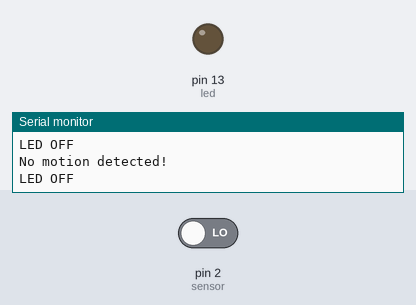
A sketch run on a simulated Arduino Uno, built with avr-gcc and run on an emulated ATmega328P. Parts: output pins drawn as LEDs (lit = HIGH), the last lines printed to the serial monitor. The test bench sets the inputs (shaded band); at power-on: pin 2 (sensor) LOW.

Above: at 1.8 s.
1.9 s: pin 2 (sensor) driven HIGH
At 2.8 s:
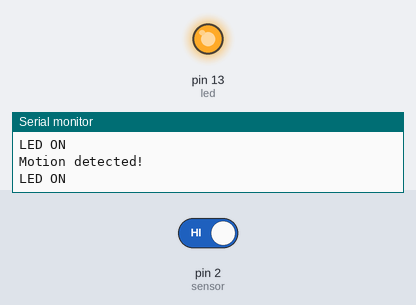
3.5 s: pin 2 (sensor) driven LOW
At 4.0 s:
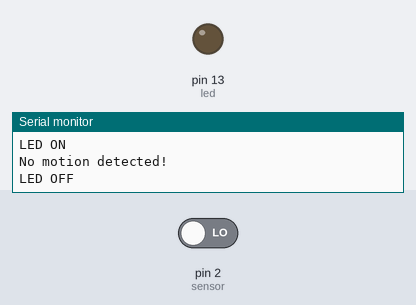
Timing chart, 0 to 6.5 s (numbered marks = the images above; inputs shaded):
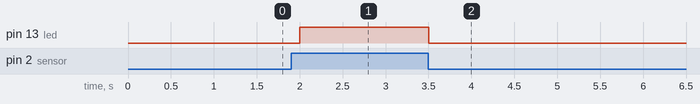

Measured:
- after the input at 1.9 s, pin 13 (led): LOW → HIGH after 0.10 s
- after the input at 3.5 s, pin 13 (led): HIGH → LOW at once

The sketch:

Task1.1P.ino
```cpp
/*
    Arduino with PIR motion sensor and LED
    Sense-Think-Act System
*/

int led = LED_BUILTIN;       // The pin for the LED
int sensor = 2;              // The pin for the PIR motion sensor
int motionFlag = LOW;        // System status (motion detected or not)
int sensorValue = 0;         // To store the sensor reading

void setup() {
  pinMode(led, OUTPUT);      // Set LED pin as output
  pinMode(sensor, INPUT);    // Set PIR sensor pin as input
  Serial.begin(9600);        // Initialize Serial for monitoring
}

void loop(){
  // Sense: Read sensor value
  sensorValue = digitalRead(sensor);

  // Think: Update motion flag based on sensor value
  if (sensorValue == HIGH) {           // If motion is detected
    motionFlag = HIGH;
    Serial.println("Motion detected!");  // Print status to Serial
  }
  else {                               // If no motion is detected
    motionFlag = LOW;
    Serial.println("No motion detected!");  // Print status to Serial
  }

  // Act: Turn LED on/off based on motionFlag
  if (motionFlag == HIGH) {
    digitalWrite(led, HIGH);   // Turn LED ON
    Serial.println("LED ON");  // Print actuator status to Serial
  }
  else {
    digitalWrite(led, LOW);    // Turn LED OFF
    Serial.println("LED OFF"); // Print actuator status to Serial
  }

  delay(500);  // Wait for 500ms before next loop
}
```
